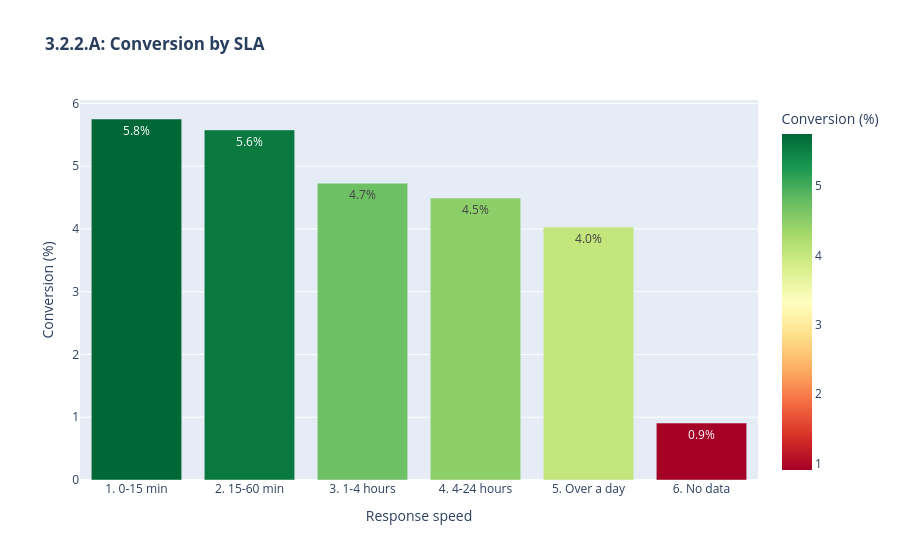
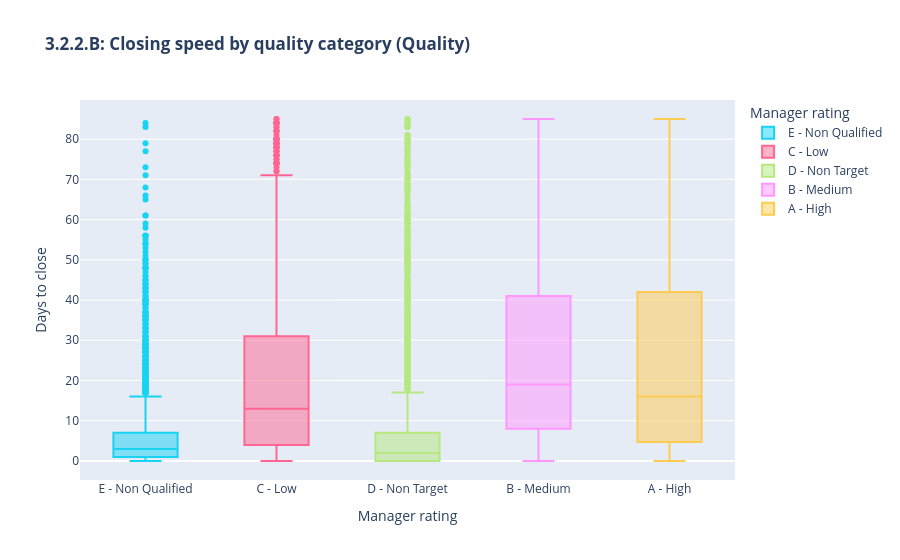

Notebook source saved alongside these figures, in order:
### Markdown cell above
**http://127.0.0.1:8051/**)  
Open this URL in a web browser to view and interact with the Dash app.

### Code cell
# 1. SECTION VARIABLES 
# Calculate SLA in hours from the deals' native column
closed_deals['sla_hours'] = closed_deals['sla'].dt.total_seconds() / 3600

# Group for KPIs
fast_response_count = len(closed_deals[closed_deals['sla_hours'] <= 1])
avg_sla_hours = closed_deals['sla_hours'].median()

print(f"Median response time (SLA): {avg_sla_hours:.2f} h.")
print(f"Number of 'fast' responses (within 1 hour): {fast_response_count:_}")
print(f"Share of fast responses: {fast_response_count / len(closed_deals):.1%}")

#  2. SLA CATEGORIZATION 
def get_sla_category(h):
    if pd.isna(h) or h < 0: return '6. No data'
    if h <= 0.25:  return '1. 0-15 min'
    if h <= 1:     return '2. 15-60 min'
    if h <= 4:     return '3. 1-4 hours'
    if h <= 24:    return '4. 4-24 hours'
    return '5. Over a day'

closed_deals['sla_category'] = closed_deals['sla_hours'].apply(get_sla_category)

#  3. VISUALIZATION (PLOTLY) 

# Group data for the chart
sla_analysis = closed_deals.groupby('sla_category').agg(
    conversion=('is_real_student', 'mean'),
    total_deals=('deals_id', 'count')
).reset_index()
sla_analysis['conversion'] *= 100

fig_sla = px.bar(
    sla_analysis, x='sla_category', y='conversion',
    color='conversion',
    text=sla_analysis['conversion'].apply(lambda x: f'{x:.1f}%'),
    title='<b>3.2.2.A: Conversion by SLA</b>',
    labels={'conversion': 'Conversion (%)', 'sla_category': 'Response speed'},
    color_continuous_scale='RdYlGn'
)

# Lead-quality chart (Quality)
fig_quality = px.box(
    closed_deals[closed_deals['deal_duration_days'] <= closed_deals['deal_duration_days'].quantile(0.95)],
    x='quality', y='deal_duration_days', color='quality',
    title='<b>3.2.2.B: Closing speed by quality category (Quality)</b>',
    category_orders={"quality": ["A", "B", "C", "D", "E"]},
    labels={'deal_duration_days': 'Days to close', 'quality': 'Manager rating'}
)
plt.tight_layout()
fig_sla.show()
fig_quality.show()

### Figure 1 — Plotly figure (JSON) as saved in the notebook; plotly's stock layout.template omitted (floating-point values rounded to 4 significant figures)
{"data": [{"hovertemplate": "Response speed=%{x}<br>Conversion (%)=%{marker.color}<br>text=%{text}<extra></extra>", "legendgroup": "", "marker": {"color": [5.752, 5.579, 4.729, 4.492, 4.03, 0.9074], "coloraxis": "coloraxis", "pattern": {"shape": ""}}, "name": "", "orientation": "v", "showlegend": false, "text": ["5.8%", "5.6%", "4.7%", "4.5%", "4.0%", "0.9%"], "textposition": "auto", "type": "bar", "x": ["1. 0-15 min", "2. 15-60 min", "3. 1-4 hours", "4. 4-24 hours", "5. Over a day", "6. No data"], "xaxis": "x", "y": [5.752, 5.579, 4.729, 4.492, 4.03, 0.9074], "yaxis": "y"}], "layout": {"barmode": "relative", "coloraxis": {"colorbar": {"title": {"text": "Conversion (%)"}}, "colorscale": [[0, "rgb(165,0,38)"], [0.1, "rgb(215,48,39)"], [0.2, "rgb(244,109,67)"], [0.3, "rgb(253,174,97)"], [0.4, "rgb(254,224,139)"], [0.5, "rgb(255,255,191)"], [0.6, "rgb(217,239,139)"], [0.7, "rgb(166,217,106)"], [0.8, "rgb(102,189,99)"], [0.9, "rgb(26,152,80)"], [1, "rgb(0,104,55)"]]}, "legend": {"tracegroupgap": 0}, "title": {"text": "<b>3.2.2.A: Conversion by SLA</b>"}, "xaxis": {"anchor": "y", "domain": [0, 1], "title": {"text": "Response speed"}}, "yaxis": {"anchor": "x", "domain": [0, 1], "title": {"text": "Conversion (%)"}}}}

### Figure 2 — Plotly figure (JSON) as saved in the notebook; plotly's stock layout.template omitted (floating-point values rounded to 4 significant figures; data arrays with more than 128 entries replaced by an {"elided": "..."} marker saying what was removed)
{"data": [{"alignmentgroup": "True", "hovertemplate": "Manager rating=%{x}<br>Days to close=%{y}<extra></extra>", "legendgroup": "E - Non Qualified", "marker": {"color": "#19d3f3"}, "name": "E - Non Qualified", "notched": false, "offsetgroup": "E - Non Qualified", "orientation": "v", "showlegend": true, "type": "box", "x": {"elided": "5521 str values"}, "x0": " ", "xaxis": "x", "y": {"elided": "5521 float values"}, "y0": " ", "yaxis": "y"}, {"alignmentgroup": "True", "hovertemplate": "Manager rating=%{x}<br>Days to close=%{y}<extra></extra>", "legendgroup": "C - Low", "marker": {"color": "#FF6692"}, "name": "C - Low", "notched": false, "offsetgroup": "C - Low", "orientation": "v", "showlegend": true, "type": "box", "x": {"elided": "1999 str values"}, "x0": " ", "xaxis": "x", "y": {"elided": "1999 float values"}, "y0": " ", "yaxis": "y"}, {"alignmentgroup": "True", "hovertemplate": "Manager rating=%{x}<br>Days to close=%{y}<extra></extra>", "legendgroup": "D - Non Target", "marker": {"color": "#B6E880"}, "name": "D - Non Target", "notched": false, "offsetgroup": "D - Non Target", "orientation": "v", "showlegend": true, "type": "box", "x": {"elided": "3227 str values"}, "x0": " ", "xaxis": "x", "y": {"elided": "3227 float values"}, "y0": " ", "yaxis": "y"}, {"alignmentgroup": "True", "hovertemplate": "Manager rating=%{x}<br>Days to close=%{y}<extra></extra>", "legendgroup": "B - Medium", "marker": {"color": "#FF97FF"}, "name": "B - Medium", "notched": false, "offsetgroup": "B - Medium", "orientation": "v", "showlegend": true, "type": "box", "x": {"elided": "732 str values"}, "x0": " ", "xaxis": "x", "y": {"elided": "732 float values"}, "y0": " ", "yaxis": "y"}, {"alignmentgroup": "True", "hovertemplate": "Manager rating=%{x}<br>Days to close=%{y}<extra></extra>", "legendgroup": "A - High", "marker": {"color": "#FECB52"}, "name": "A - High", "notched": false, "offsetgroup": "A - High", "orientation": "v", "showlegend": true, "type": "box", "x": {"elided": "217 str values"}, "x0": " ", "xaxis": "x", "y": {"elided": "217 float values"}, "y0": " ", "yaxis": "y"}], "layout": {"boxmode": "overlay", "legend": {"title": {"text": "Manager rating"}, "tracegroupgap": 0}, "title": {"text": "<b>3.2.2.B: Closing speed by quality category (Quality)</b>"}, "xaxis": {"anchor": "y", "categoryarray": ["A", "B", "C", "D", "E", "E - Non Qualified", "C - Low", "D - Non Target", "B - Medium", "A - High", null], "categoryorder": "array", "domain": [0, 1], "title": {"text": "Manager rating"}}, "yaxis": {"anchor": "x", "domain": [0, 1], "title": {"text": "Days to close"}}}}
